Frame 1 (no input): blank canvas, image omitted
Frame 60 (the mouse pressed at the canvas centre just before this capture): blank canvas, image omitted
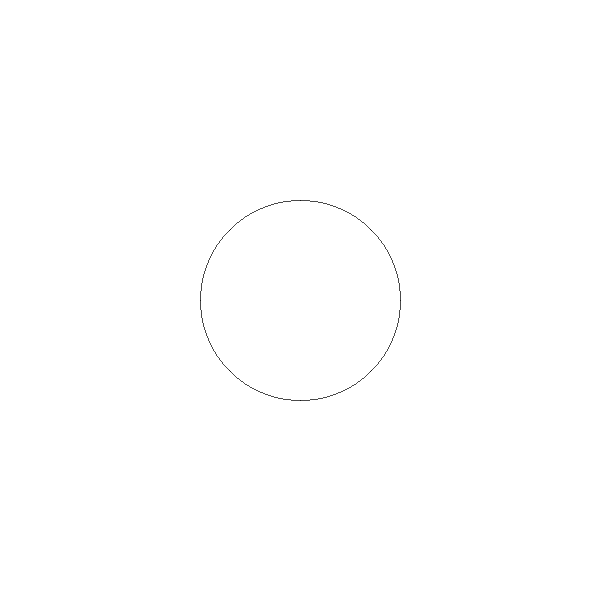
Frame 120 (the mouse held since frame 60 and released just before this capture)

The Processing sketch whose frames 1 and 60 were blank and that drew this single picture after the mouse press (run headless with seeded random() and noise(); from frame 60 on, the mouse is pressed at the canvas centre):

// Processing sketch: Cg04_DrawCircle
// ── Cg04_DrawCircle.pde
CircleWorker circleWorker;

void setup()
{
    size(600,600); 
    circleWorker = new CircleWorker();
    circleWorker.radius = 100;
}

void draw()
{
    background(255); 
    circleWorker.render();
}
// ── BresenhamCircle.pde
public class BresenhamCircle
{
    /*
          Bresenham八分画圆算法
     */
    public void drawCircle(int cx, int cy, int r)
    {
        int d = 1 - r; //中点判别式
        int x = 0;
        int y = r;
        circlePlotPoints(cx, cy, x ,y);
        while(x < y)
        {
            ++x;
            if(d < 0)
            {
                d += (x << 1) + 1;      //d += 2*x + 1
            }
            else
            {
                --y;
                d += ((x - y) << 1)+ 1; //d += 2*(x-y) + 1
            }
            circlePlotPoints(cx, cy, x ,y);
        }
    }
    
    private void circlePlotPoints(int cx, int cy, int x, int y)
    {
        point(cx + x, cy + y);
        point(cx - x, cy + y);
        point(cx + x, cy - y);
        point(cx - x, cy - y);
        point(cx + y, cy + x);
        point(cx - y, cy + x);
        point(cx + y, cy - x);
        point(cx - y, cy - x);
    }
}
// ── CircleWorker.pde
public class CircleWorker
{
    public  int radius = 10;
    BresenhamCircle bresenhamCircle;
    
    CircleWorker()
    {
        bresenhamCircle = new BresenhamCircle();
    }
  
    void render()
    {
        bresenhamCircle.drawCircle(mouseX, mouseY, radius);
        //ellipse(mouseX, mouseY, radius * 2, radius * 2);
    }
}
